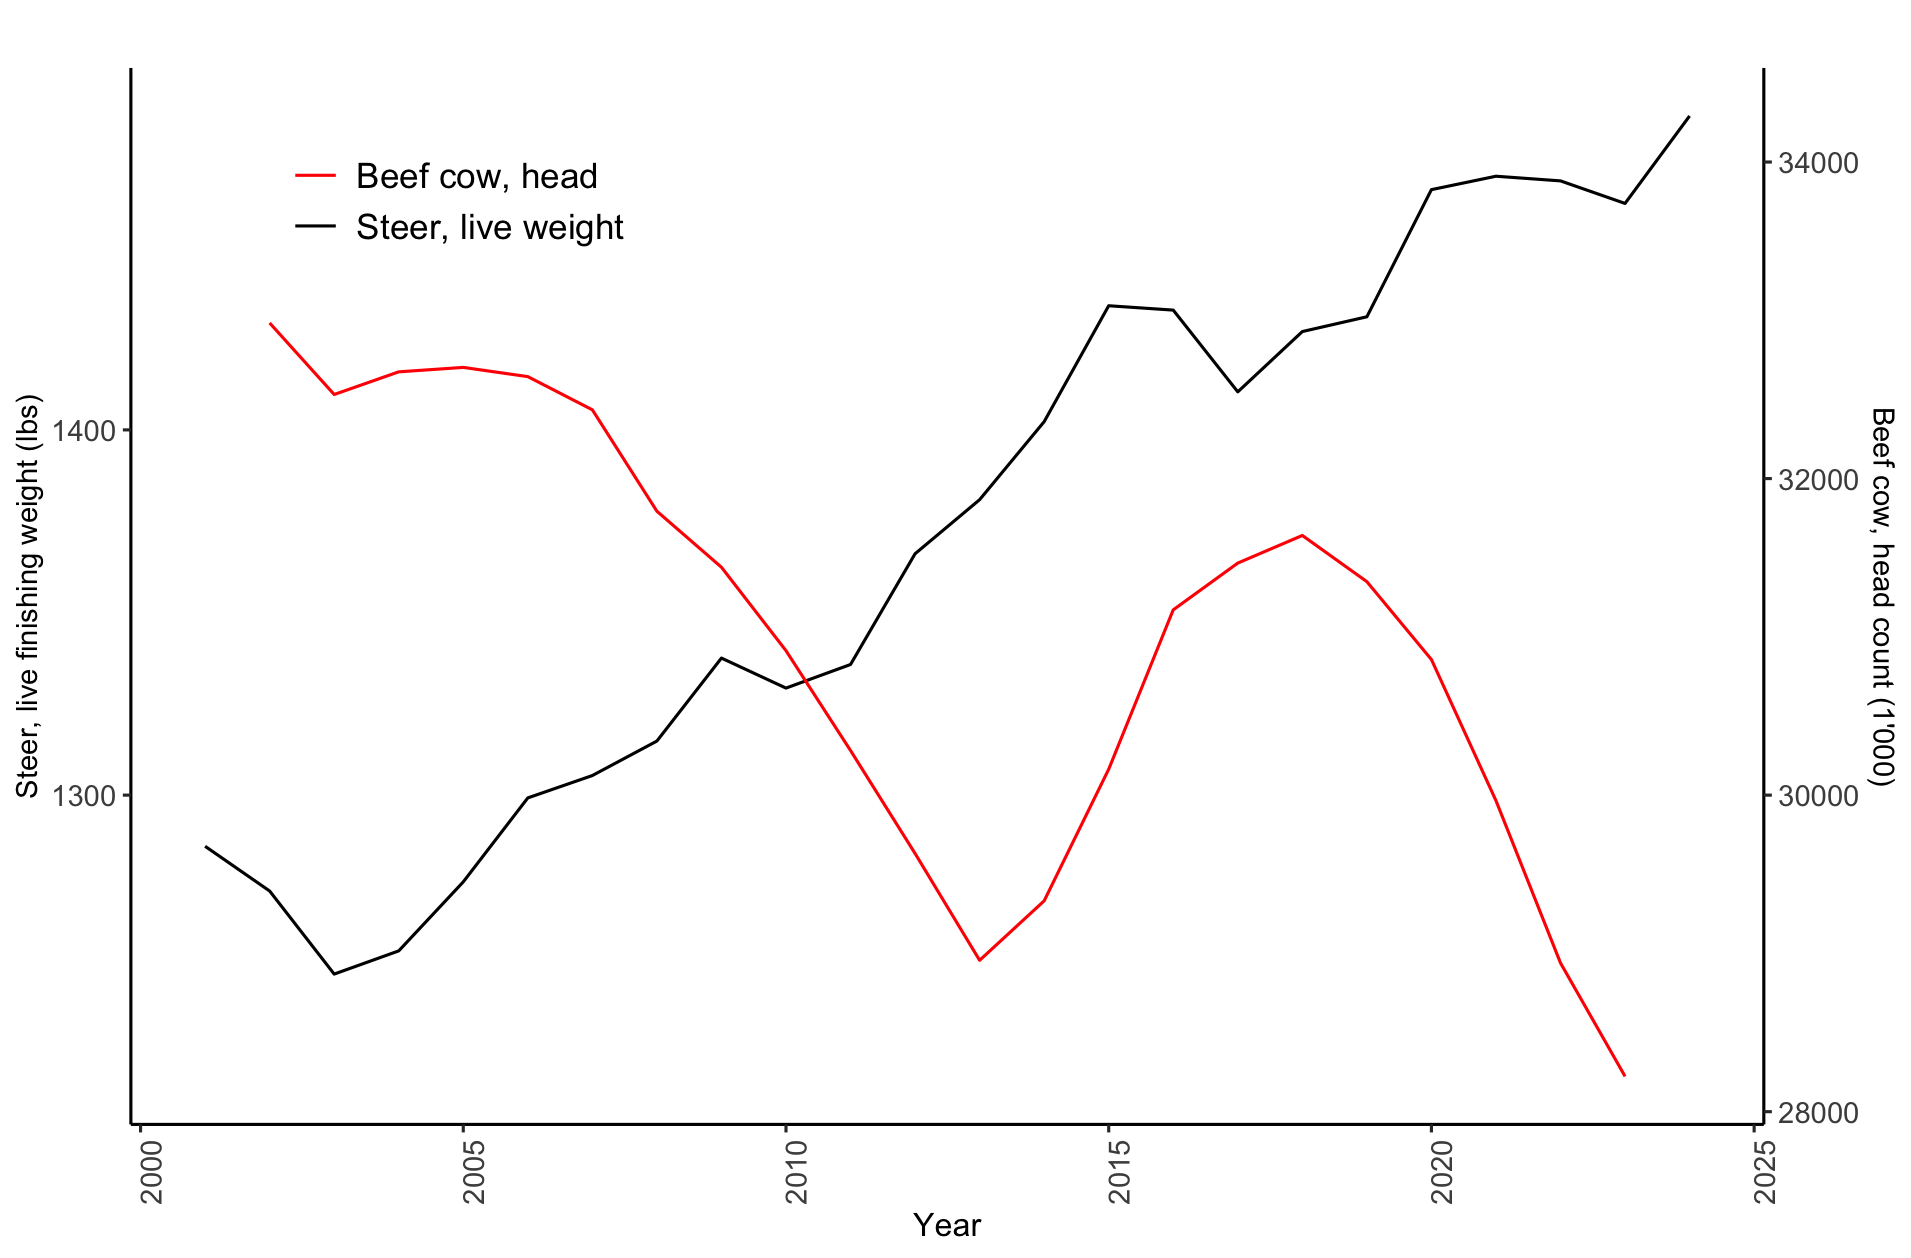

The R source for this figure:


pacman::p_load(
  pacman,
  dplyr, # data wrangling
  tidyverse, 
  fixest,
  parallel,
  foreach,
  doParallel,
  cubelyr,
  tigris,
  zoo,
  SCI,
  spei,
  purrr,
  datatable,
  ncdf4,
  stringr, # string manipulation
  lubridate, # dates handling
  data.table, # data wrangling
  tidyr, # reshape
  tidyUSDA, # download USDA NASS data
  keyring, # API key management
  FedData, # download Daymet data
  daymetr, # download Daymet data
  ggplot2, # make maps
  tmap, # make maps
  future.apply, # parallel processing
  CropScapeR, # download CDL data
  prism, # download PRISM data
  exactextractr # extract raster values to sf
)
rm(list = ls()) 

# setting USDA-NASS key
usdarnass::nass_set_key(key = "79F68508-887F-3423-A3EE-F60AB7DFB3AE")

begin <- "1950-01-15" %>% as.Date()
end <- Sys.Date()
report_time_analysis <- paste0(begin, ":", end)



# outweight
OUTWT_USDA_quantity <- usdampr::mpr_request(slugIDs = "2477", report_time = report_time_analysis)$Detail %>% 
  tidyr::separate(., selling_basis_description, c("selling_type", "selling_transportation")) %>% 
  dplyr::filter(., class_description == "STEER", grade_description == "Total all grades", selling_type == "LIVE", selling_transportation == "FOB") %>%
  dplyr::mutate(., date = {report_date %m-% months(1)}, year = {year(date)}, month = {month(date)}) %>%
  dplyr::select(., date, year, month, report_title, class_description, grade_description, selling_type, selling_transportation, head_count, weight_range_avg, weighted_avg_price) %>%
  dplyr::arrange(., year, month) %>% dplyr::mutate(., steer_live_OTWT = weight_range_avg) %>% 
  dplyr::select(., year, month, steer_live_OTWT) %>% 
  group_by(year, month) %>% 
  summarize(., steer_live_OTWT = mean(steer_live_OTWT))

OUTWT_USDA_quantity <- OUTWT_USDA_quantity %>% 
  dplyr::mutate(., marketed_date = make_date(year, month, 15),
                purchased_date = {marketed_date %m-% months(4)},
                year_purch = {year(purchased_date)}, 
                month_purch = {month(purchased_date)}) %>% 
  na.omit()


# number of head
slaughter_head <- usdarnass::nass_data(source_desc = "SURVEY", sector_desc = "ANIMALS & PRODUCTS", group_desc = "LIVESTOCK",
                                       commodity_desc = "CATTLE",
                                       short_desc = "CATTLE, COWS, BEEF - INVENTORY", 
                                       agg_level_desc = "NATIONAL", year = "1990=<") %>% 
  dplyr::select(.,  year = year, month = end_code, beef_head = Value) %>% 
  dplyr::mutate(., year = {year %>% as.numeric()}, month = {month %>% as.numeric()}, 
                beef_head = {as.numeric(gsub(",","",beef_head))}) %>% 
  dplyr::filter(month == 1) %>%
  dplyr::mutate(beef_head = dplyr::lag(beef_head)) %>% na.omit()

slaughter_head <- slaughter_head %>% 
  dplyr::mutate(., marketed_date = make_date(year, month, 15),
                purchased_date = {marketed_date %m-% months(4)},
                year_purch = {year(purchased_date)}, 
                month_purch = {month(purchased_date)}) %>% 
  na.omit()


# Filter both datasets to start from the minimum common date
# Find the minimum common date
min_date <- max(min(OUTWT_USDA_quantity$marketed_date), min(slaughter_head$marketed_date))
OUTWT_USDA_quantity_filtered <- OUTWT_USDA_quantity %>% 
  dplyr::filter(marketed_date >= min_date) %>% 
  group_by (year) %>% 
  summarize(steer_live_OTWT_annual = mean(steer_live_OTWT, na.rm = TRUE))

slaughter_head_filtered <- slaughter_head %>%
  dplyr::filter(marketed_date >= min_date) %>% 
  dplyr::mutate(beef_head_2 = beef_head/1000)
scaling_factor <- 23.07692


# Figure 1
ggplot() +
  geom_line(data = OUTWT_USDA_quantity_filtered, aes(x = year, y = steer_live_OTWT_annual, color = "Steer, live weight")) +  # Assign legend label
  geom_line(data = slaughter_head_filtered, aes(x = year, y = beef_head_2 / scaling_factor, color = "Beef cow, head")) +  # Assign legend label and scaling factor
  xlab("Year") + 
  theme_bw() + 
  labs(title = "") + 
  ylab("Steer, live finishing weight (lbs)") +
  scale_y_continuous(
    name = "Steer, live finishing weight (lbs)",
    sec.axis = sec_axis(~ . * scaling_factor, name = "Beef cow, head count (1'000)")  # Multiply back the scaled beef_head for the secondary y-axis
  ) +
  scale_color_manual(values = c("Steer, live weight" = "black", "Beef cow, head" = "red"),  # Manually assign colors
                     name = "") +  # Legend title
  theme_classic() +
  theme(axis.text.x = element_text(angle = 90, hjust = 1, size = 10),
        axis.title.y = element_text(size = 10),
        axis.title.y.right = element_text(size = 10),  
        axis.text.y = element_text(size = 10),
        legend.position = c(0.2, 0.9),  # Position the legend inside the plot at coordinates (0.8, 0.8)
        legend.background = element_rect(fill = alpha('white', 0.5)),
        legend.text = element_text(size = 12),  # Set legend text size
        legend.title = element_text(size = 14))   # Make legend background semi-transparent
